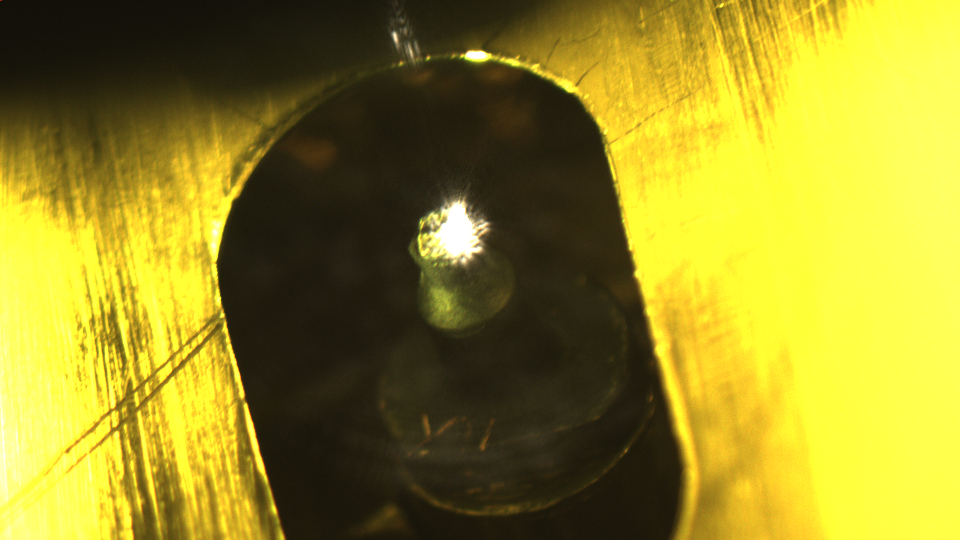
#> input picture IMAGE ARPES/fc2_save_2021-04-17-101329-0000.png, 1920 x 1080 px, found by its file name (shown at 1/2 size)
$ python Phase_Correlation_image_matching.py   (older library calls are emulated)
#> lines starting #> are read from the running program, lines starting #| are printed output that depends on the picture
# -*- coding: utf-8 -*-
"""
Created on Mon May 10 21:48:43 2021

"""
#!/usr/bin/python
# -*- coding: utf-8 -*-
''' Phase Correlation based image matching and registration libraries
'''
__author__ = "Yoshi Ri"
__copyright__ = "Copyright 2017, The University of Tokyo"
__credits__ = ["Yoshi Ri"]
__license__ = "BSD"
__version__ = "1.0.1"
__maintainer__ = "Yoshi Ri"
__email__ = "yoshiyoshidetteiu@gmail.com"
__status__ = "Production"

# Phase Correlation to Estimate Pose
import cv2
import numpy as np
import matplotlib.pyplot as plt # matplotlibの描画系
import math
import sys

class imregpoc:
    def __init__(self,iref,icmp,*,threshold = 0.06, alpha=0.5, beta=0.8, fitting = 'WeightedCOG'):
        self.orig_ref = iref.astype(np.float32)
        self.orig_cmp = icmp.astype(np.float32)
        self.th = threshold
        self.orig_center = np.array(self.orig_ref.shape)/2.0
        self.alpha = alpha
        self.beta = beta
        self.fitting = fitting

        self.param = [0,0,0,1]
        self.peak = 0
        self.affine = np.float32([1,0,0,0,1,0]).reshape(2,3)
        self.perspective = np.float32([1,0,0,0,1,0,0,0,0]).reshape(3,3)

        # set ref, cmp, center
        self.fft_padding()
        self.match()


    def define_fftsize(self):
        refshape = self.orig_ref.shape
        cmpshape = self.orig_cmp.shape
        if not refshape == cmpshape:
            print("The size of two input images are not equal! Estimation could be inaccurate.")
        maxsize = max(max(refshape),max(cmpshape))
        # we can use faster fft window size with scipy.fftpack.next_fast_len
        return maxsize

    def padding_image(self,img,imsize):
        pad_img = np.pad(img,[(0,imsize[0]-img.shape[0]),(0,imsize[1]-img.shape[1])],'constant')
        return pad_img

    def fft_padding(self):
        maxsize = self.define_fftsize()
        self.ref = self.padding_image(self.orig_ref,[maxsize,maxsize])
        self.cmp = self.padding_image(self.orig_cmp,[maxsize,maxsize])
        self.center = np.array(self.ref.shape)/2.0

    def fix_params(self):
        # If you padded to right and lower, perspective is the same with original image
        self.param = self.warp2poc(perspective = self.perspective, center = self.orig_center)


    def match(self):
        height,width = self.ref.shape
        self.hanw = cv2.createHanningWindow((width, height),cv2.CV_64F)

        # Windowing and FFT
        G_a = np.fft.fft2(self.ref*self.hanw)
        G_b = np.fft.fft2(self.cmp*self.hanw)

        # 1.1: Frequency Whitening
        self.LA = np.fft.fftshift(np.log(np.absolute(G_a)+1))
        self.LB = np.fft.fftshift(np.log(np.absolute(G_b)+1))
        # 1.2: Log polar Transformation
        cx = self.center[1]
        cy = self.center[0]
        self.Mag = width/math.log(width)
        self.LPA = cv2.logPolar(self.LA, (cy, cx), self.Mag, flags=cv2.INTER_LINEAR+cv2.WARP_FILL_OUTLIERS)
        self.LPB = cv2.logPolar(self.LB, (cy, cx), self.Mag, flags=cv2.INTER_LINEAR+cv2.WARP_FILL_OUTLIERS)

        # 1.3:filtering
        LPmin = math.floor(self.Mag*math.log(self.alpha*width/2.0/math.pi))
        LPmax = min(width, math.floor(self.Mag*math.log(width*self.beta/2)))
        assert LPmax > LPmin, 'Invalid condition!\n Enlarge lpmax tuning parameter or lpmin_tuning parameter'
        Tile = np.repeat([0.0,1.0,0.0],[LPmin-1,LPmax-LPmin+1,width-LPmax])
        self.Mask = np.tile(Tile,[height,1])
        self.LPA_filt = self.LPA*self.Mask
        self.LPB_filt = self.LPB*self.Mask

        # 1.4: Phase Correlate to Get Rotation and Scaling
        Diff,peak,self.r_rotatescale = self.PhaseCorrelation(self.LPA_filt,self.LPB_filt)
        theta1 = 2*math.pi * Diff[1] / height; # deg
        theta2 = theta1 + math.pi; # deg theta ambiguity
        invscale = math.exp(Diff[0]/self.Mag)
        # 2.1: Correct rotation and scaling
        b1 = self.Warp_4dof(self.cmp,[0,0,theta1,invscale])
        b2 = self.Warp_4dof(self.cmp,[0,0,theta2,invscale])

        # 2.2 : Translation estimation
        diff1, peak1, self.r1 = self.PhaseCorrelation(self.ref,b1)     #diff1, peak1 = PhaseCorrelation(a,b1)
        diff2, peak2, self.r2 = self.PhaseCorrelation(self.ref,b2)     #diff2, peak2 = PhaseCorrelation(a,b2)
        # Use cv2.phaseCorrelate(a,b1) because it is much faster

        # 2.3: Compare peaks and choose true rotational error
        if peak1 > peak2:
            Trans = diff1
            peak = peak1
            theta = -theta1
        else:
            Trans = diff2
            peak = peak2
            theta = -theta2

        if theta > math.pi:
            theta -= math.pi*2
        elif theta < -math.pi:
            theta += math.pi*2

        # Results
        self.param = [Trans[0],Trans[1],theta,1/invscale]
        self.peak = peak
        self.perspective = self.poc2warp(self.center,self.param)
        self.affine = self.perspective[0:2,:]
        self.fix_params()

    # [44 lines left out: function match_new, not called in this run]


    def poc2warp(self,center,param):
        cx,cy = center
        dx,dy,theta,scale = param
        cs = scale * math.cos(theta)
        sn = scale * math.sin(theta)

        Rot = np.float32([[cs, sn, 0],[-sn, cs,0],[0,0,1]])
        center_Trans = np.float32([[1,0,cx],[0,1,cy],[0,0,1]])
        center_iTrans = np.float32([[1,0,-cx],[0,1,-cy],[0,0,1]])
        cRot = np.dot(np.dot(center_Trans,Rot),center_iTrans)
        Trans = np.float32([[1,0,dx],[0,1,dy],[0,0,1]])
        Affine = np.dot(cRot,Trans)
        return Affine

    def warp2poc(self,center,perspective):
        cx,cy = center
        Center = np.float32([[1,0,cx],[0,1,cy],[0,0,1]])
        iCenter = np.float32([[1,0,-cx],[0,1,-cy],[0,0,1]])

        pocmatrix = np.dot(np.dot(iCenter,perspective),Center)
        dxy = np.dot(np.linalg.inv(pocmatrix[0:2,0:2]),pocmatrix[0:2,2])
        scale = np.sqrt(pocmatrix[0,0]**2+pocmatrix[0,1]**2)
        theta = np.arctan2(pocmatrix[0,1],pocmatrix[0,0])
        return [dxy[0],dxy[1],theta,scale]

    # Waro Image based on poc parameter
    def Warp_4dof(self,Img,param):
        center = np.array(Img.shape)/2
        rows,cols = Img.shape
        Affine = self.poc2warp(center,param)
        outImg = cv2.warpPerspective(Img, Affine, (cols,rows), cv2.INTER_LINEAR)
        return outImg

    def SubpixFitting(self,mat):
        if self.fitting == 'COG':
            TY,TX = self.CenterOfGravity(mat)
        elif self.fitting == 'WeightedCOG':
            TY,TX = self.WeightedCOG(mat)
        else:
            print("Undefined subpixel fitting method! Use weighted center of gravity method instead.")
            TY,TX = self.WeightedCOG(mat)

        return [TY,TX]

    # Get peak point
    def CenterOfGravity(self,mat):
        hei,wid = mat.shape
        if hei != wid: # if mat size is not square, there must be something wrong
            print("Skip subpixel estimation!")
            return [0,0]
        Tile=np.arange(wid,dtype=float)-(wid-1.0)/2.0
        Tx = np.tile(Tile,[hei,1]) # Ty = Tx.T
        Sum = np.sum(mat)
        #print(mat)
        Ax = np.sum(mat*Tx)/Sum
        Ay = np.sum(mat*Tx.T)/Sum
        return [Ay,Ax]

    # Weighted Center Of Gravity
    def WeightedCOG(self,mat):
        if mat.size == 0:
            print("Skip subpixel estimation!")
            Res = [0,0]
        else:
            peak = mat.max()
            newmat = mat*(mat>peak/10) # discard information of lower peak
            Res = self.CenterOfGravity(newmat)
        return Res


    # Phase Correlation
    def PhaseCorrelation(self, a, b):
        height,width = a.shape
        #dt = a.dtype # data type
        # Windowing

        # FFT
        G_a = np.fft.fft2(a*self.hanw)
        G_b = np.fft.fft2(b*self.hanw)
        conj_b = np.ma.conjugate(G_b)
        R = G_a*conj_b
        R /= np.absolute(R)
        r = np.fft.fftshift(np.fft.ifft2(R).real)
        # Get result and Interpolation
        DY,DX = np.unravel_index(r.argmax(), r.shape)
        # Subpixel Accuracy
        boxsize = 5
        box = r[DY-int((boxsize-1)/2):DY+int((boxsize-1)/2)+1,DX-int((boxsize-1)/2):DX+int((boxsize-1)/2)+1] # x times x box
        # subpix fitting
        self.peak = r[DY,DX]
        TY,TX= self.SubpixFitting(box)
        sDY = TY+DY
        sDX = TX+DX
        # Show the result
        return [math.floor(width/2)-sDX,math.floor(height/2)-sDY],self.peak,r

    # [7 lines left out: function MoveCenter, not called in this run]

    def getParam(self):
        return self.param

    def getPeak(self):
        return self.peak

    def getAffine(self):
        return self.affine

    def getPerspective(self):
        return  self.perspective


    def showRotatePeak(self):
        plt.imshow(self.r_rotatescale,vmin=self.r_rotatescale.min(),vmax=self.r_rotatescale.max(),cmap='gray')
        plt.show()

    # [6 lines left out: function showTranslationPeak, not called in this run]

    def showLPA(self):
        plt.imshow(self.LPA,vmin=self.LPA.min(),vmax=self.LPA.max(),cmap='gray')
        plt.show()

    def showLPB(self):
        plt.imshow(self.LPB,vmin=self.LPB.min(),vmax=self.LPB.max(),cmap='gray')
        plt.show()

    # [4 lines left out: function showMAT, not called in this run]

    def saveMat(self,MAT,name):
        cv2.imwrite(name,cv2.normalize(MAT,  MAT, 0, 255, cv2.NORM_MINMAX))

    # [36 lines left out: functions isSucceed, convertRectangle, stitching, not called in this run]

class TempMatcher:

    # [42 lines left out: functions __init__, get_des, get_matcher, not called in this run]

    '''
    Do matching based on the descriptor choosed in the constructor.
    Input 1. Compared Image
    Input 2. showflag for matched image
    '''
    # [66 lines left out: functions match, getPerspective, getpoc, not called in this run]


if __name__ == "__main__":
    # Read image
    ref = cv2.imread(r"C:\Users\valen\My Python Scripts\Quantum Internship\IMAGE ARPES\fc2_save_2021-04-17-101329-0000.png",0)
#> ref: shape (1080, 1920); min 13, max 255, mean 129
    cmp = cv2.imread(r"C:\Users\valen\My Python Scripts\Quantum Internship\IMAGE ARPES\fc2_0000_shifted.png",0)
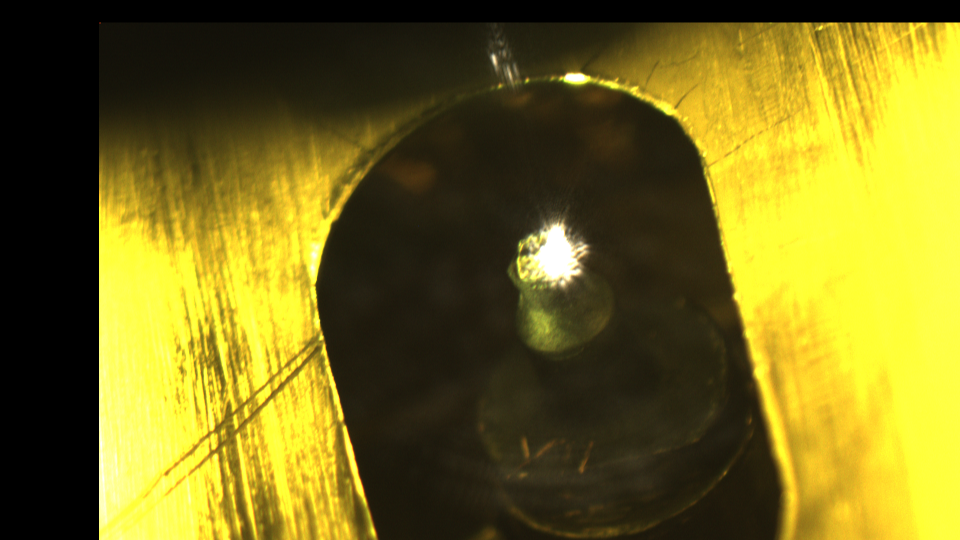
#> input picture IMAGE ARPES/fc2_0000_shifted.png, 1920 x 1080 px, found by its file name (shown at 1/2 size)
#> cmp: shape (1080, 1920); min 0, max 255, mean 100.7
    plt.imshow(ref,cmap="gray")

    # reference parameter set to 'WeightedCOG'
    match = imregpoc(ref,cmp)
#> in match, `self.LPA = cv2.logPolar(self.LA, (cy, cx), self.Mag, flags=cv2.INTER_L..`:
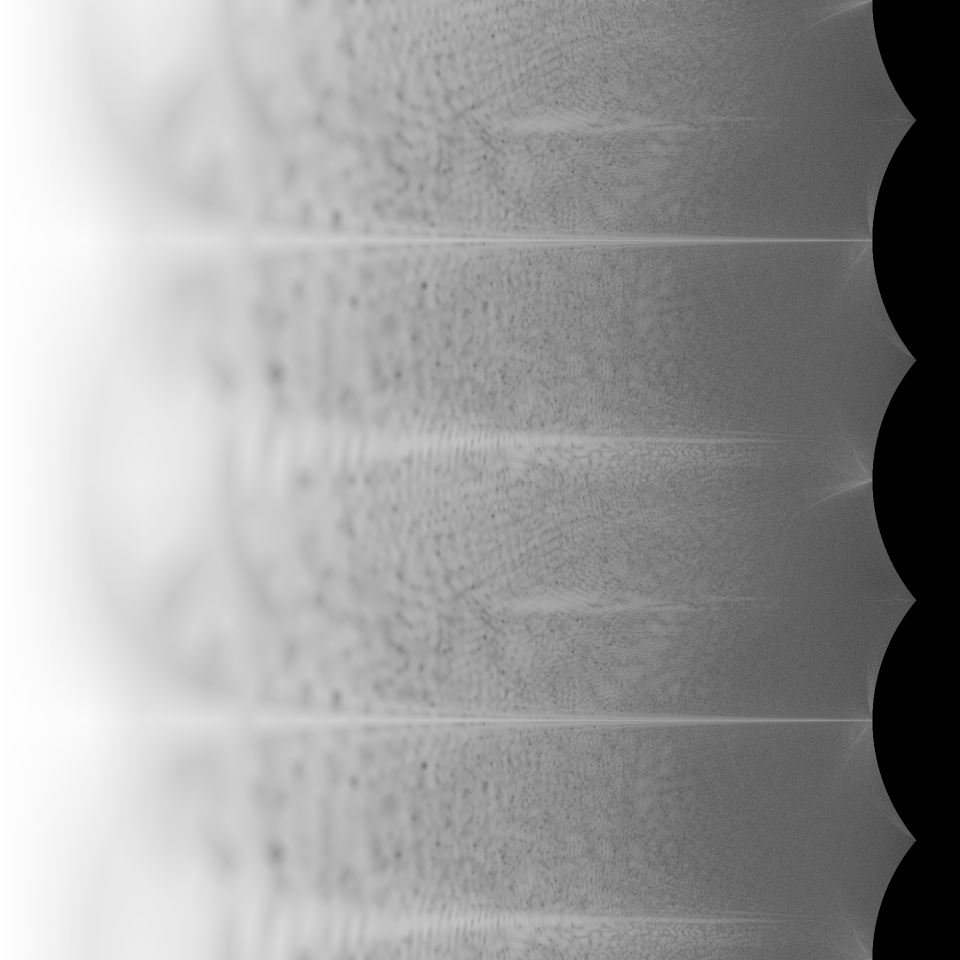
#> self.LPA: shape (1920, 1920) float64 (shown at 1/2 size); min 0, max 18.31, mean 11.1; drawn with min black and max white
#> in match, `self.LPA_filt = self.LPA*self.Mask`:
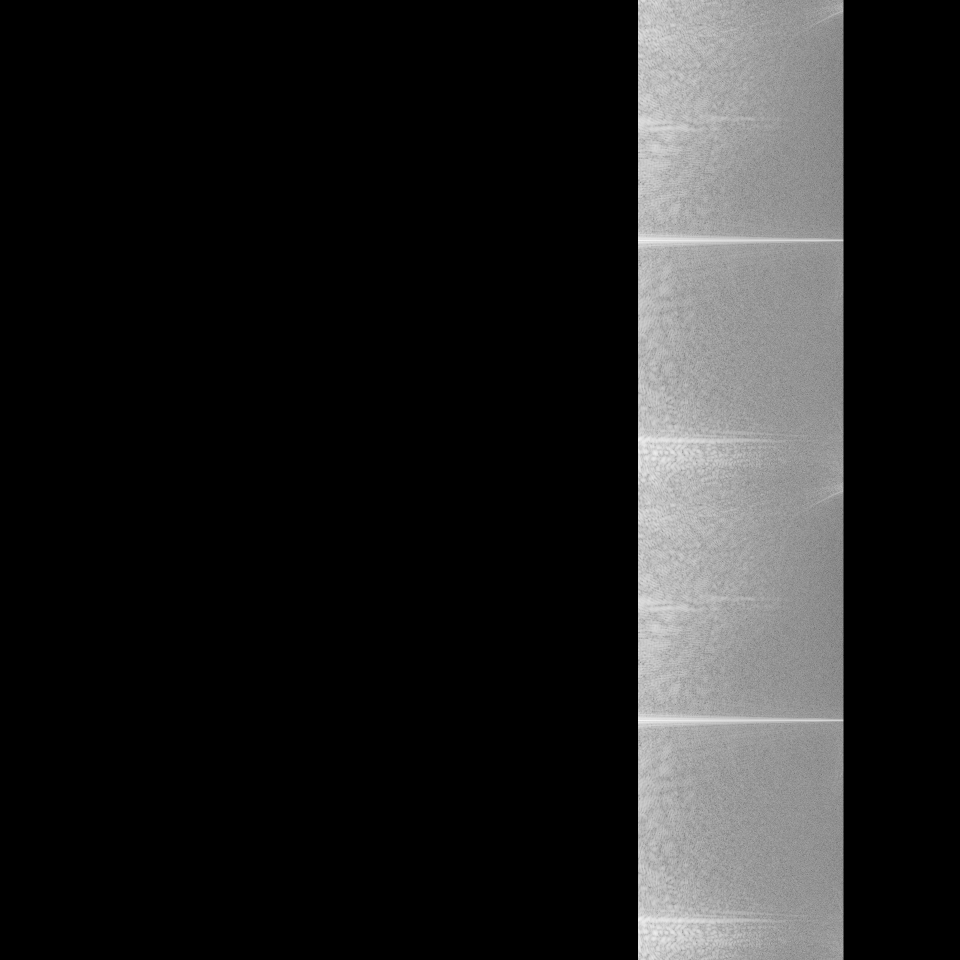
#> self.LPA_filt: shape (1920, 1920) float64 (shown at 1/2 size); min 0, max 12.27, mean 1.69; drawn with min black and max white
#> in PhaseCorrelation, `DY,DX = np.unravel_index(r.argmax(), r.shape)`: DY = 960
#> in PhaseCorrelation, `box = r[DY-int((boxsize-1)/2):DY+int((boxsize-1)/2)+1,DX-int((boxsize-..`: box = [[0.000166, 0.00242, 0.00439, 0.00182, 0.000338], [0.00525, 0.0194, 0.0272, 0.00584, 0.00238], [0.00369, 0.0155, 0.584, 0.0113, 0.0056], [0.00335, 0.00658, 0.0279, 0.0193, 0.00489], [0.00358, 0.00098, 0.00605, -0.00108, -0.00197]]
#> in PhaseCorrelation, `self.peak = r[DY,DX]`: self.peak = 0.584
#> in WeightedCOG, `newmat = mat*(mat>peak/10)`: newmat = [[0, 0, 0, 0, 0], [0, 0, 0, 0, 0], [0, 0, 0.584, 0, 0], [0, 0, 0, 0, 0], [0, 0, 0, 0, 0]]
#> in CenterOfGravity, `Sum = np.sum(mat)`: Sum = 0.584
#> in CenterOfGravity, `Ax = np.sum(mat*Tx)/Sum`: Ax = 0
#> in WeightedCOG, `Res = self.CenterOfGravity(newmat)`: Res = [0, 0]
#> in SubpixFitting, `TY,TX = self.WeightedCOG(mat)`: TY = 0
#> in PhaseCorrelation, `sDY = TY+DY`: sDY = 960
#> in match, `Diff,peak,self.r_rotatescale = self.PhaseCorrelation(self.LPA_filt,sel..`: Diff = [0, 0]; peak = 0.584
#> in match, `theta1 = 2*math.pi * Diff[1] / height;`: theta1 = 0
#> in match, `theta2 = theta1 + math.pi;`: theta2 = 3.14
#> in match, `invscale = math.exp(Diff[0]/self.Mag)`: invscale = 1
#> in poc2warp, `dx,dy,theta,scale = param`: dx = 0; scale = 1
#> in poc2warp, `sn = scale * math.sin(theta)`: sn = 0
#> in poc2warp, `Rot = np.float32([[cs, sn, 0],[-sn, cs,0],[0,0,1]])`: Rot = [[1, 0, 0], [0, 1, 0], [0, 0, 1]]
#> in Warp_4dof (call 2), `Affine = self.poc2warp(center,param)`: Affine = [[-1, 1.22e-16, 1920], [-1.22e-16, -1, 1920], [0, 0, 1]]
#> in Warp_4dof (call 2), `outImg = cv2.warpPerspective(Img, Affine, (cols,rows), cv2.INTER_LINEAR)`:
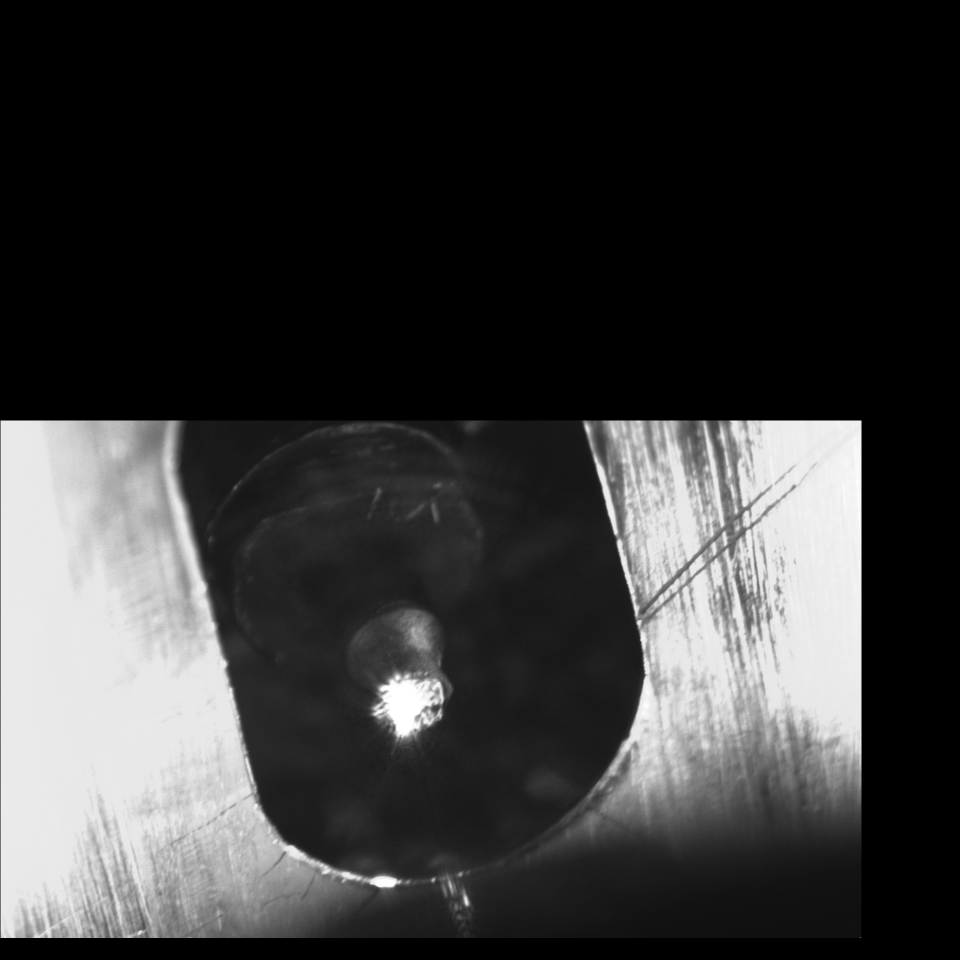
#> outImg: shape (1920, 1920) float32 (shown at 1/2 size); min 0, max 255, mean 56.7
#> in match, `diff1, peak1, self.r1 = self.PhaseCorrelation(self.ref,b1)`: diff1 = [198, 45]; peak1 = 0.827
#> in PhaseCorrelation (call 3), `r = np.fft.fftshift(np.fft.ifft2(R).real)`:
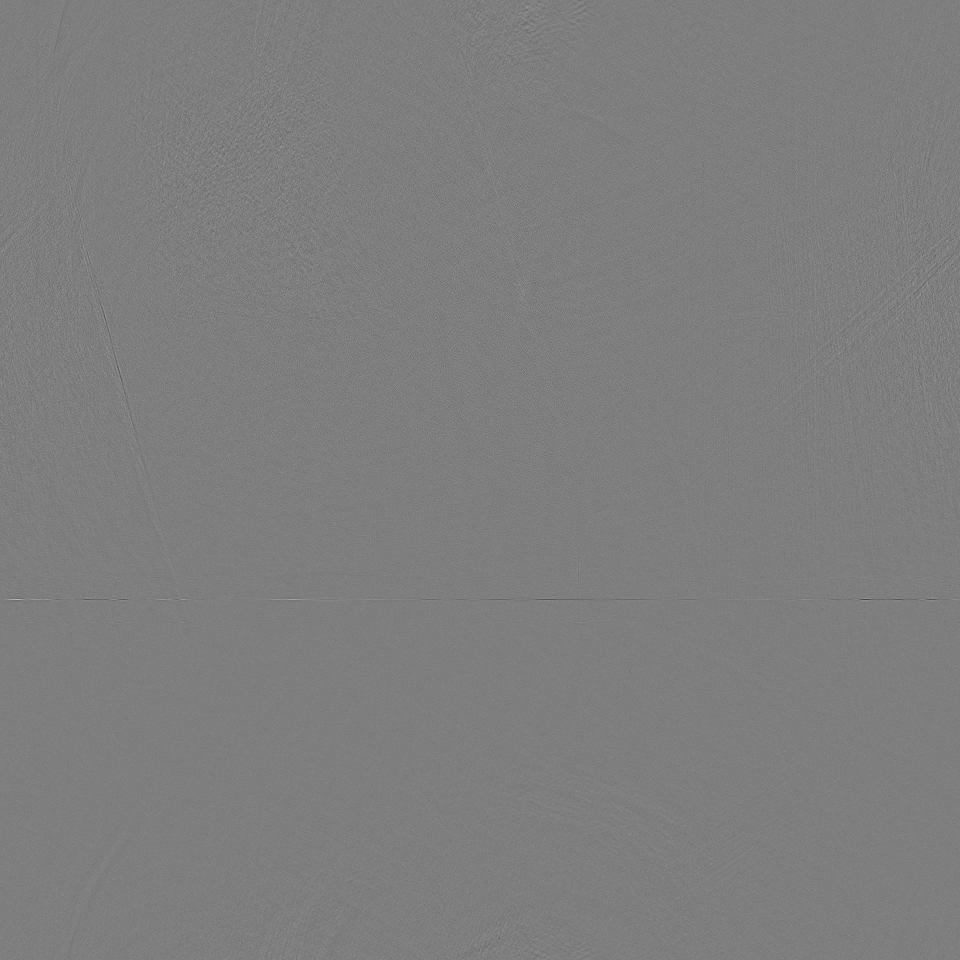
#> r: shape (1920, 1920) float64 (shown at 1/2 size); min -0.00902, max 0.00919, mean 2.71e-07; drawn with min black and max white
#> in PhaseCorrelation (call 3), `DY,DX = np.unravel_index(r.argmax(), r.shape)`: DY = 1199; DX = 37
#> in PhaseCorrelation (call 3), `box = r[DY-int((boxsize-1)/2):DY+int((boxsize-1)/2)+1,DX-int((boxsize-..`: box = [[-0.00193, -0.00261, -0.00256, -0.00244, -0.0017], [-8.85e-05, -0.000644, 0.000104, -0.000585, -0.00025], [0.00909, 0.00829, 0.00919, 0.00746, 0.00828], [0.000337, -5.79e-05, -0.000273, 1.14e-05, 0.000119], [-0.00205, -0.00292, -0.00141, -0.00211, -0.00137]]
#> in PhaseCorrelation (call 3), `self.peak = r[DY,DX]`: self.peak = 0.00919
#> in PhaseCorrelation (call 3), `TY,TX= self.SubpixFitting(box)`: TX = -0.0578
#> in PhaseCorrelation (call 3), `sDY = TY+DY`: sDY = 1199
#> in PhaseCorrelation (call 3), `sDX = TX+DX`: sDX = 36.94
#> in match, `diff2, peak2, self.r2 = self.PhaseCorrelation(self.ref,b2)`: diff2 = [923.1, -239]; peak2 = 0.00919
#> in match, `Trans = diff1`: Trans = [198, 45]
#> in match, `peak = peak1`: peak = 0.827
#> in match, `theta = -theta1`: theta = 0
#> in match, `self.param = [Trans[0],Trans[1],theta,1/invscale]`: self.param = [198, 45, 0, 1]
#> in match, `self.peak = peak`: self.peak = 0.827
#> in match, `self.perspective = self.poc2warp(self.center,self.param)`: self.perspective = [[1, 0, 198], [0, 1, 45], [0, 0, 1]]
#> in match, `self.affine = self.perspective[0:2,:]`: self.affine = [[1, 0, 198], [0, 1, 45]]
#> in warp2poc, `pocmatrix = np.dot(np.dot(iCenter,perspective),Center)`: pocmatrix = [[1, 0, 198], [0, 1, 45], [0, 0, 1]]
#> in warp2poc, `dxy = np.dot(np.linalg.inv(pocmatrix[0:2,0:2]),pocmatrix[0:2,2])`: dxy = [198, 45]
#> in warp2poc, `scale = np.sqrt(pocmatrix[0,0]**2+pocmatrix[0,1]**2)`: scale = 1
#> in warp2poc, `theta = np.arctan2(pocmatrix[0,1],pocmatrix[0,0])`: theta = 0
    print(match.param)
#| [198.0, 45.0, 0.0, 1.0]
